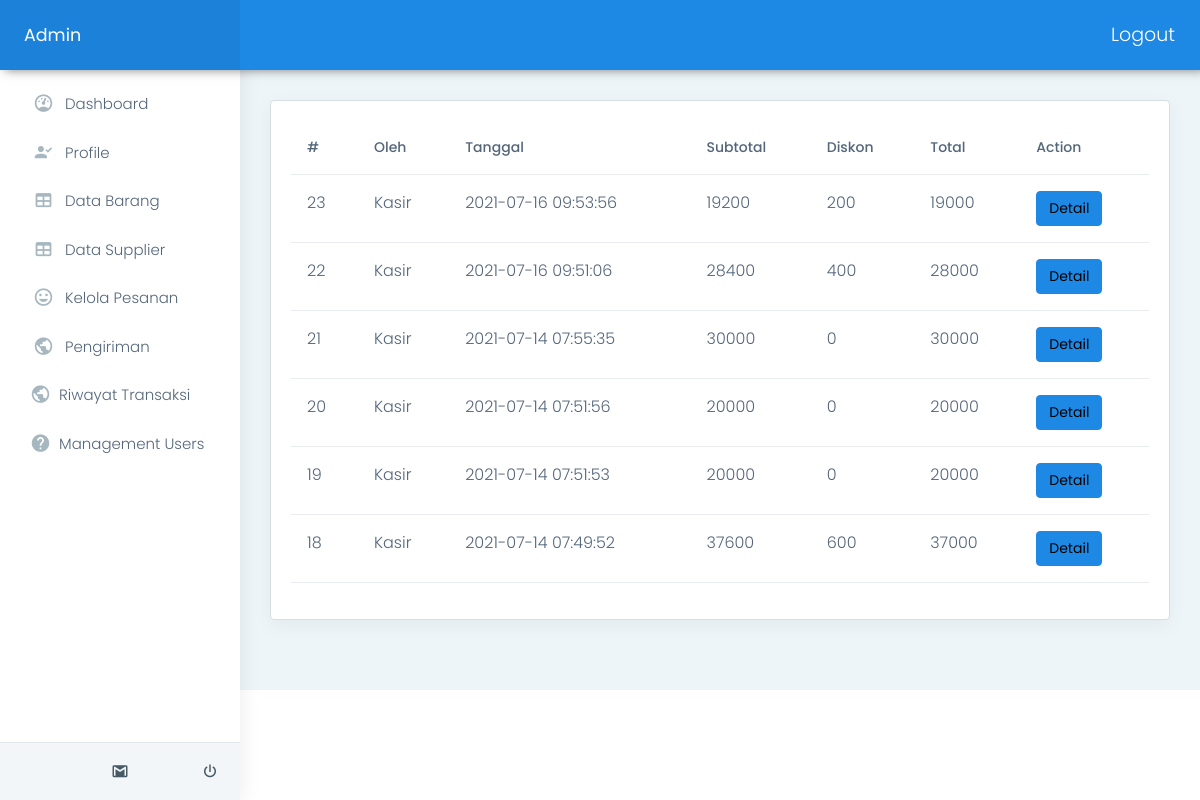
/admin/index.php?page=transaksihis (signed in), run on an earlier commit of the app's database.
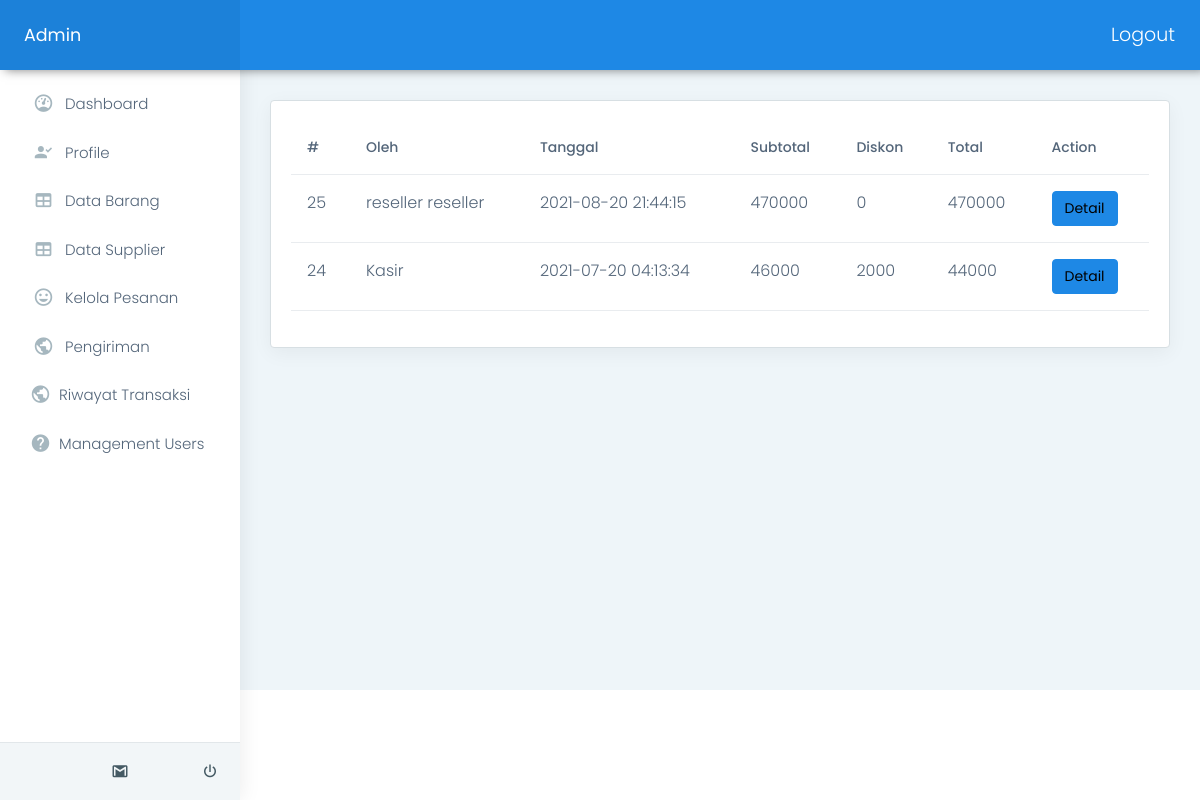
And on a later commit of the database.
### tables this page shows
CREATE TABLE `tb_transaksi` (
  `Id_transaksi` int(11) NOT NULL,
  `Id_pelanggan` varchar(20) DEFAULT NULL,
  `Tanggal_transaksi` datetime DEFAULT CURRENT_TIMESTAMP,
  `diskon` double DEFAULT NULL,
  `subtotal` double DEFAULT NULL,
  `Total_bayar` varchar(20) DEFAULT NULL,
  `status` varchar(20) DEFAULT NULL,
  `order_by` varchar(40) DEFAULT NULL,
  `metode_bayar` varchar(40) DEFAULT NULL,
  `struk_gambar` varchar(100) DEFAULT NULL
);

### admin/transaksihis/index.php (the view, shortened to what this page needs)
<div class="card">
    <div class="card-body">
        <table class="table user-table">
            <thead>
                <tr>
                    <th class="border-top-0">#</th>
                    <th class="border-top-0">Oleh</th>
                    <th class="border-top-0">Tanggal</th>
                    <th class="border-top-0">Subtotal</th>
                    <th class="border-top-0">Diskon</th>
                    <th class="border-top-0">Total</th>
                    <th class="border-top-0">Action</th>
                </tr>
            </thead>
            <tbody>
                <?php
                    $query="SELECT
                            T.Tanggal_transaksi AS date,T.Total_bayar,T.status,T.Id_transaksi,T.subtotal,T.diskon,
                            CONCAT(U.fname,' ',U.lname) AS oleh
                            FROM tb_transaksi T
                            LEFT JOIN users U ON U.unique_id=T.Id_pelanggan
                            WHERE T.status > 3
                            ORDER BY T.Tanggal_transaksi DESC";
                    $result=mysqli_query($conn,$query);
                    while($row=mysqli_fetch_assoc($result)){
                            ?>
                            <tr>
                                <td><?php echo $row['Id_transaksi']?></td>
                                <td><?php echo $row['oleh'] == NULL ? "Kasir" : $row['oleh'] ?></td>
                                <td><?php echo $row['date']?></td>
                                <td><?php echo $row['subtotal']?></td>
                                <td><?php echo $row['diskon']?></td>
                                <td><?php echo $row['subtotal'] - $row['diskon'] ?></td>
                                <td>
                                    <a class='btn btn-info' href="/ricemil/admin/index.php?page=transaksihis&modul=detail&id=<?php echo $row['Id_transaksi'] ?>">Detail</a>
                                </td>
                            </tr>
                <?php
                    }
                ?>
            </tbody>
        </table>
    </div>
</div>

What changed in the data, as far as the page shows it:
removed tb_transaksi: Id_transaksi "23", shows "Kasir", Tanggal_transaksi "2021-07-16 09:53:56", subtotal "19200", diskon "200", $row['subtotal'] - $row['diskon'] "19000"
removed tb_transaksi: Id_transaksi "22", shows "Kasir", Tanggal_transaksi "2021-07-16 09:51:06", subtotal "28400", diskon "400", $row['subtotal'] - $row['diskon'] "28000"
removed tb_transaksi: Id_transaksi "21", shows "Kasir", Tanggal_transaksi "2021-07-14 07:55:35", subtotal "30000", diskon "0", $row['subtotal']-$row['diskon'] "30000"
removed tb_transaksi: Id_transaksi "20", shows "Kasir", Tanggal_transaksi "2021-07-14 07:51:56", subtotal "20000", diskon "0", $row['subtotal']-$row['diskon'] "20000"
removed tb_transaksi: Id_transaksi "19", shows "Kasir", Tanggal_transaksi "2021-07-14 07:51:53", subtotal "20000", diskon "0", $row['subtotal']-$row['diskon'] "20000"
removed tb_transaksi: Id_transaksi "18", shows "Kasir", Tanggal_transaksi "2021-07-14 07:49:52", subtotal "37600", diskon "600", $row['subtotal'] - $row['diskon'] "37000"
added tb_transaksi: Id_transaksi "25", oleh "reseller reseller", Tanggal_transaksi "2021-08-20 21:44:15", subtotal "470000", diskon "0", $row['subtotal']-$row['diskon'] "470000"
added tb_transaksi: Id_transaksi "24", shows "Kasir", Tanggal_transaksi "2021-07-20 04:13:34", subtotal "46000", diskon "2000", $row['subtotal'] - $row['diskon'] "44000"
